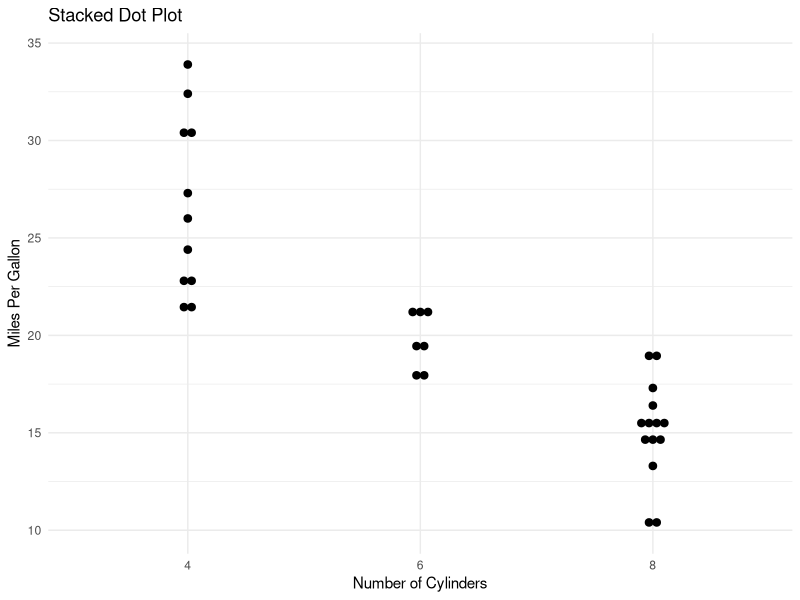

The R script that drew this image:
#Create a Stacked Dot Plot in R.

# Load the necessary library
library(ggplot2)

# Use the mtcars dataset
data(mtcars)

# Create the plot
ggplot(mtcars, aes(x=factor(cyl), y=mpg)) +
  geom_dotplot(binaxis='y', stackdir='center', dotsize = 0.5) +
  theme_minimal() +
  labs(x="Number of Cylinders", y="Miles Per Gallon", title="Stacked Dot Plot")

